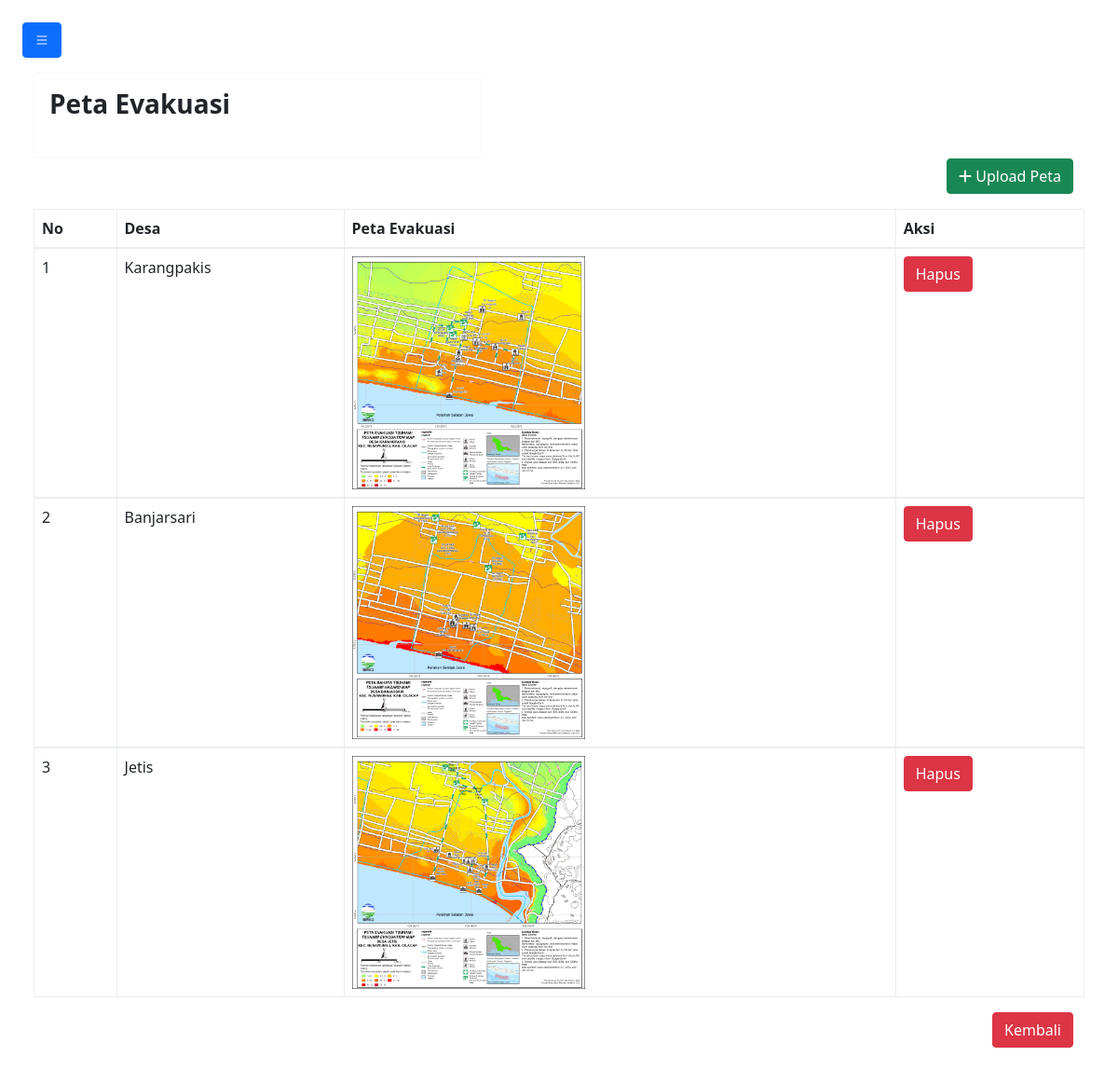
Screenshot of /admin/peta.php (signed in) with the database file from the repository.
### tables this page shows
CREATE TABLE `peta` (
  `id_file` int(11) NOT NULL,
  `desa` varchar(100) NOT NULL,
  `gambar` mediumblob NOT NULL
);

### admin/peta.php (the view, shortened to what this page needs)
<?php
require '../functions.php';
?>
<!DOCTYPE html>
    <html lang="en">
      <head>
        <link rel="stylesheet" href="https://cdn.jsdelivr.net/npm/bootstrap@4.2.1/dist/css/bootstrap.min.css">
        <link href="css/bootstrap.min.css" rel="stylesheet">
        <link rel="stylesheet" href="css/style.css">
        <link rel="stylesheet" href="../fontawesome-free/css/all.min.css">
        <link rel="stylesheet" href="css/style.css">
        <link
          rel="stylesheet"
          href="https://stackpath.bootstrapcdn.com/bootstrap/5.0.0-alpha2/css/bootstrap.min.css"
        />
        <link
          rel="stylesheet"
          href="https://cdn.jsdelivr.net/npm/bootstrap-icons@1.9.1/font/bootstrap-icons.css"
        />
      </head>
      <body>
        <section class="p-4" id="main-content">
          <button class="btn btn-primary mb-3" id="button-toggle">
            <i class="bi bi-list"></i>
          </button>
        <div class="container-fluid">
          <div align="left">
            <div class="card border-light" style="width: 30rem;">
              <div class="card-body">
                <h3 class="card-text mb-4"><strong>Peta Evakuasi</strong></h3>
              </div>
            </div>
          </div>
        <div class="container-fluid">
              <div align="right">
                <a href="uploadpeta.php" class="btn btn-success mb-3"><i class="fa-solid fa-plus"></i> Upload Peta</a>
              </div>
            <div class="row">
            <table class="table table-bordered table-hover border">
                    <br>
                    <thead>
                        <tr>
                        <th>No</th>
                        <th>Desa</th>
                        <th>Peta Evakuasi</th>
                        <th>Aksi</th>
                        </tr>
                    </thead>
                    <?php
                    $sql="SELECT * FROM peta";
                    $hasil=mysqli_query($conn,$sql);
                    $no=0;
                    while ($data = mysqli_fetch_array($hasil)) {
                        $no++;
                        ?>
                        <tbody>
                        <tr>
                            <td><?php echo $no;?></td>
                            <td><?php echo $data["desa"]; ?></td>
                            <td><img src="../img/<?= $data["gambar"]; ?>" width="250"></td>
                            <td>
                                <a href="hapus_peta.php?id=<?php echo $data['id_file']; ?>" class="btn btn-danger" role="button">Hapus</a>
                            </td>
                        </tr>
                        </tbody>
                        <?php
                    }
                    ?>
                </table>
                <div align="right">
                  <a href="index.php" class="btn btn-danger">Kembali</a>
                </div>
            </div>
        </section>
      </body>
    </html>

### assets/css/style.css (style rules this page uses)
body { font-family: Raleway, sans-serif; background-color: #f6f8fd; }
.btn-success { color: #fff; background-color: #00aa9d; border-color: #00aa9d; }
.card { border-radius: 1rem; }
.table { --bs-table-striped-bg: #f9f9f9; vertical-align: middle; }
.table>:not(:last-child)>:last-child>* { border-bottom-color: #dee2e6; }
tbody, td, tfoot, th, thead, tr { border-color: #ebedf2 !important; }

### admin/peta.php (style rules this page uses)
a { text-decoration: none; }
#main-content { transition: 0.4s; }

### rows the page displays
peta: desa "Karangpakis", gambar (picture)
peta: desa "Banjarsari", gambar (picture)
peta: desa "Jetis", gambar (picture)
